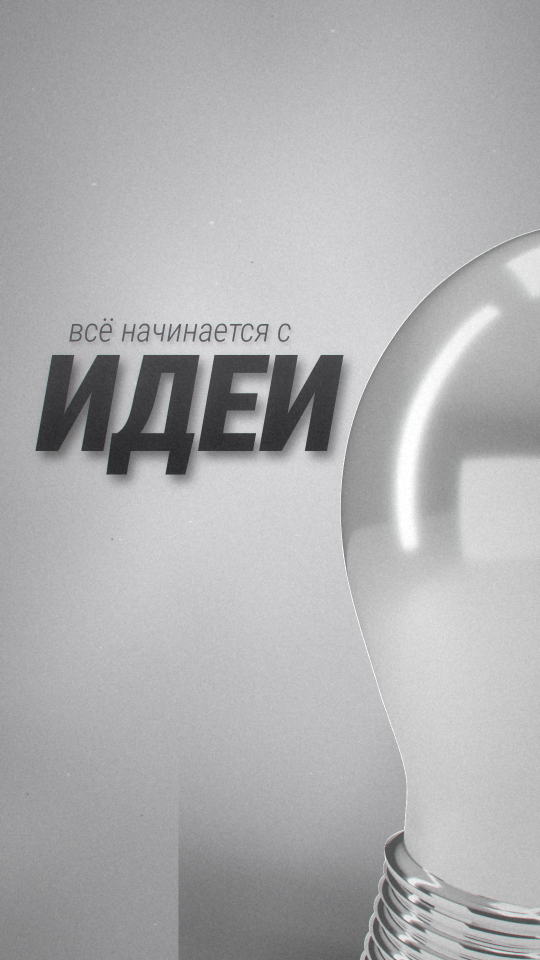
#> input picture capability_test/deliverables/stills/01_idea.png, 1080 x 1920 px (shown at 1/2 size)
$ python -i style.py   (imports and definitions only)
#> lines starting #> are read from the running program, lines starting #| are printed output that depends on the picture
#> further down, picture is the input picture: shape (1920, 1080, 3); mean B, G, R 176.3, 174.8, 174.7
"""Shared style kit for the static approval frames (background, type, ink).

Visual language taken from the user's reference screenshots:
  * light grey / white seamless background with a soft shimmer
    (radial falloff, diagonal sheen, film dust specks, fine grain, Orton glow)
  * monochrome, polished, slightly stylised objects (objects.py renders)
  * bold condensed ITALIC keyword + light italic lead line (Roboto Condensed,
    OFL), charcoal on light grey, soft drop shadow, hairline chromatic offset
  * depth layering: big numerals/words can sit BEHIND the object

"""
import math
import os
import sys

import cv2
import numpy as np
from PIL import Image, ImageDraw, ImageFont

W, H = 1080, 1920
FD = os.path.join(os.path.dirname(os.path.abspath(__file__)), "fonts")
OBJ = "."
OUT = "."

yy, xx = np.mgrid[0:H, 0:W].astype(np.float32)


def F(style, size):
    return ImageFont.truetype(os.path.join(FD, f"RobotoCondensed-{style}Italic.ttf"), size,
                              layout_engine=ImageFont.Layout.RAQM)


# ------------------------------------------------------------------ background
# [27 lines left out: function background, not called in this run]


def finish(img, seed=0, glow=0.18):
#> called with seed = 0, glow = 0.18
    img = np.clip(img, 0, 1)
#> img: shape (1920, 1080, 3); every value is 1
    # Orton-style soft glow (the dreamy bloom in the references)
    bl = cv2.GaussianBlur(img, (0, 0), 18)
    img = 1 - (1 - img) * (1 - bl * glow)  # screen
#> img: shape (1920, 1080, 3) float64; every value is 1
    # hairline chromatic offset at the edges
    M = cv2.getRotationMatrix2D((W / 2, H / 2), 0, 1.0012)
    img[..., 0] = cv2.warpAffine(img[..., 0], M, (W, H), borderMode=cv2.BORDER_REFLECT)
    vig = 1 - 0.18 * np.clip(np.sqrt(((xx - W / 2) / (W / 2)) ** 2 + ((yy - H / 2) / (H / 2)) ** 2) - 0.5, 0, None)
    img *= vig[..., None]
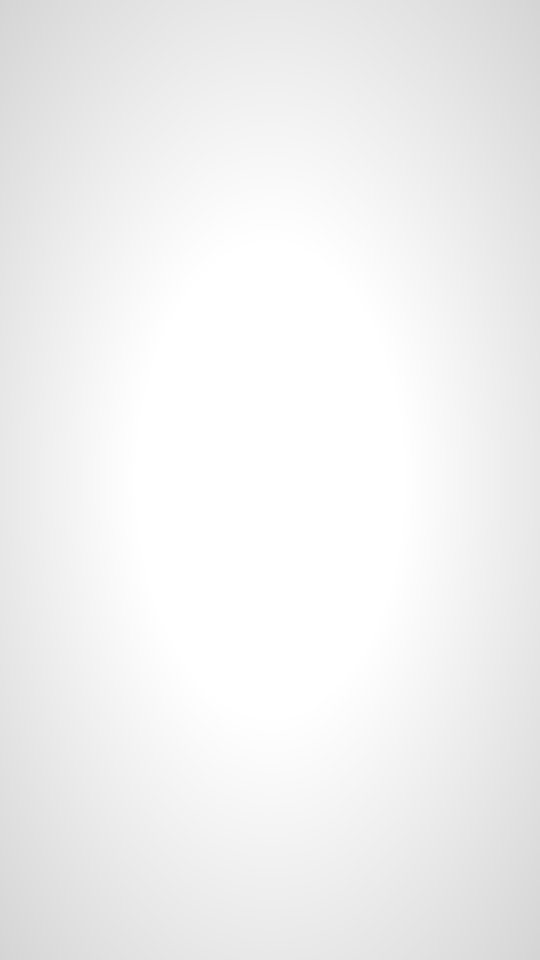
#> img: shape (1920, 1080, 3) float64 (shown at 1/2 size); min 0.835, max 1, mean 0.946
    rng = np.random.default_rng(100 + seed)
    n = cv2.resize(rng.standard_normal((H // 2, W // 2)).astype(np.float32), (W, H))
    img += n[..., None] * 0.018
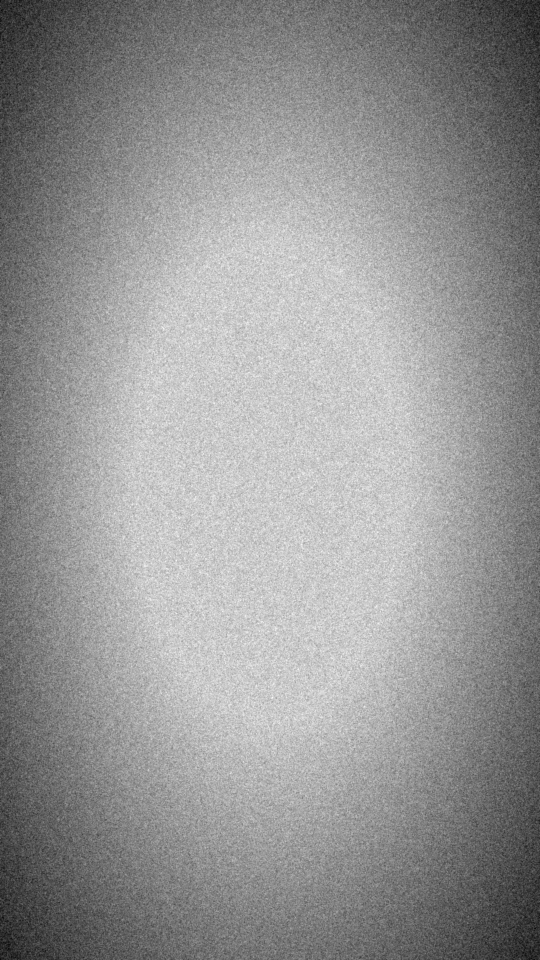
#> img: shape (1920, 1080, 3) float64 (shown at 1/2 size); min 0.797, max 1.05, mean 0.946; drawn with min black and max white
    return np.clip(img, 0, 1)


# ------------------------------------------------------------------ text
# [46 lines left out: functions text_mask, place, ink, not called in this run]


def vfade(y0, y1, c0, c1):
    t = np.clip((np.arange(H, dtype=np.float32) - y0) / (y1 - y0), 0, 1)[:, None, None]
    return np.array(c0, np.float32) * (1 - t) + np.array(c1, np.float32) * t


# [17 lines left out: functions load_obj, over, not called in this run]


def save(img, name):
    cv2.imwrite(os.path.join(OUT, name), cv2.cvtColor((img * 255 + 0.5).astype(np.uint8), cv2.COLOR_RGB2BGR))
    print("wrote", name)


CHAR = (0.15, 0.15, 0.16)
MID = (0.28, 0.28, 0.30)

>>> import cv2
>>> picture = cv2.imread('../deliverables/stills/01_idea.png')
>>> result = finish(picture)
